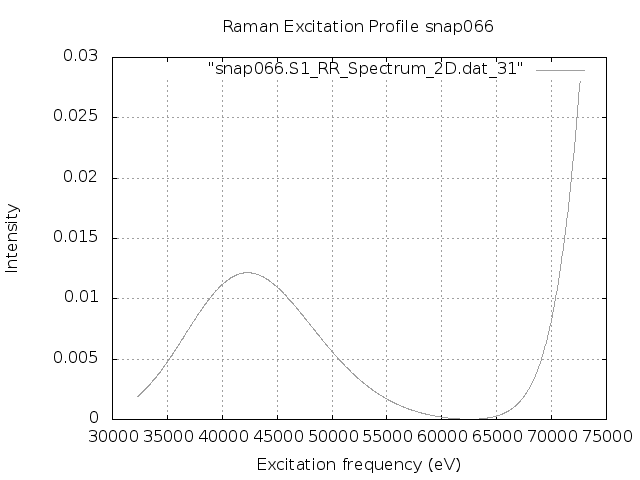

This chart was generated by the following gnuplot code:
set terminal png
set output "snap066.S1.REP_frozen.png"
set xlabel 'Excitation frequency (eV)'
set ylabel 'Intensity'
set title "Raman Excitation Profile snap066"
set grid
set autoscale
plot "snap066.S1_RR_Spectrum_2D.dat_31" with lines lc "blue"
exit
